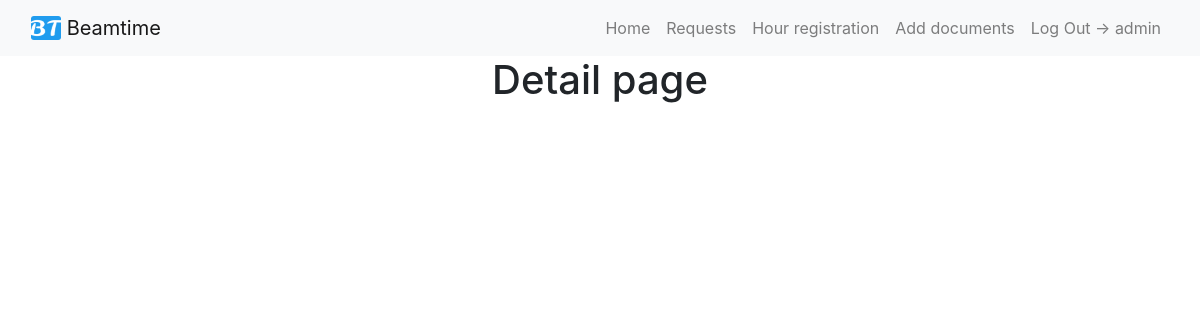
/beamrequest/PAC1234/detail/ (signed in), run on an earlier commit of the app's database.
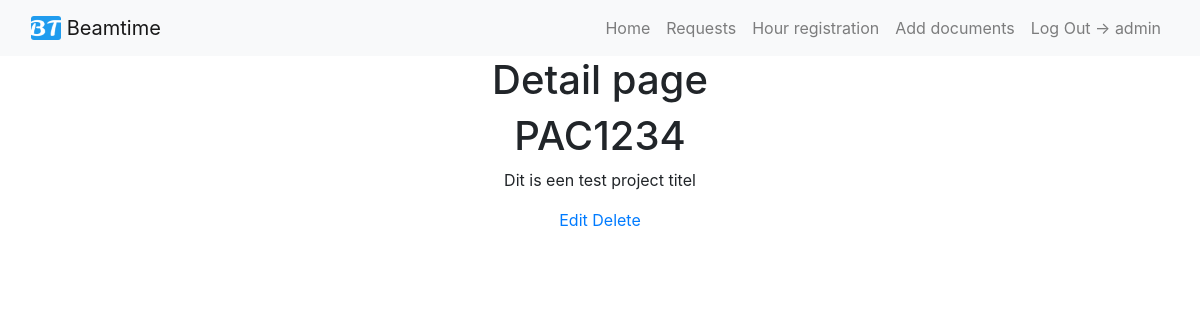
And on a later commit of the database.
### beamrequest/models.py (models this page shows, shortened)
class CreateBeamRequestModel(models.Model):
	SELECT		= 'Select'
	REQUEST		= 'Request'
	TENTATIVE	= 'Tentavive'
	ACCEPTED	= 'Accepted'
	CONFIRMED	= 'Confirmed'
	CANCELLED	= 'Cancelled'
	COMPLETED	= 'Completed'
	QUEUED		= 'Queued'
	STATUS_CHOICES = [
		(SELECT, ('Select an option')),
		(REQUEST, ('Request')),
		(TENTATIVE, ('Tentative')),
		(ACCEPTED,  ('Accepted')),
		(CONFIRMED, ('Confirmed')),
		(CANCELLED, ('Cancelled')),
		(COMPLETED, ('Completed')),
		(QUEUED, ('Queued')),
	]
	DIFBEAMS_CHOICES = [tuple([x,x]) for x in range(1,5)]
	SHIFTS_CHOICES = [tuple([x,x]) for x in range(1,17)]
	Project_Code = models.CharField(unique=True, max_length=20, blank = True)
	Pac_Rate = models.CharField(max_length=10, blank = True)
	Partrec_Contact_Name = models.CharField(max_length=50, blank = True)
	Partrec_Contact_Email = models.EmailField(blank = True)
	Previous_Experiment = models.CharField(max_length=200, blank = True)
	Status = models.CharField(max_length=25, choices=STATUS_CHOICES, default='SELECT')
	Project_Title = models.CharField(max_length=100, blank = True)
	Spokesperson_Name = models.CharField(max_length=50, blank = True)
	Spokesperson_Adress = models.CharField(max_length=50, blank = True)
	Spokesperson_Phonenumber = models.CharField(max_length=20, blank = True)
	Spokesperson_Email = models.EmailField(blank = True)
	Collaborator_Name = models.TextField(blank = True)
	Collaborator_Nationality = models.TextField(blank = True)
	Collaborator_Home_Institute = models.TextField(blank = True)
	Different_Beams = models.IntegerField(choices=DIFBEAMS_CHOICES, default='1')
	Shifts = models.IntegerField(choices=SHIFTS_CHOICES, default='1')
	Ion_Species = models.ForeignKey(IonSpecies, on_delete=models.CASCADE)
	Energy = ChainedForeignKey(Energys, chained_field="Ion_Species", chained_model_field="Ion_Species",	show_all=False,	auto_choose=True)
	Flux = models.CharField(max_length=50, blank = True, null = True)
	Start_Date = models.DateTimeField(blank = True, null=True)
	End_Date = models.DateTimeField(blank = True, null=True)
	Requiered_Equipment = models.TextField(blank = True)
	Special_Requirements = models.TextField(blank = True)
	Special_Safety_Procedures = models.TextField(blank = True)
	Lab_Support_Requirements = models.TextField(blank = True)
	Funded = models.TextField(blank = True)
	Summary = models.TextField(blank = True)

### beamrequest/views.py (the view)
# urls.py: path('<str:Project_Code>/detail/', beam_request_detail_page, name='detail'),
@staff_member_required
def beam_request_detail_page(request, Project_Code):
    page_title = 'Detail page'
    qs = CreateBeamRequestModel.objects.filter(Project_Code = Project_Code)
    template_name = 'request/detail.html'
    context = {'title': page_title, 'object_list': qs}
    return render(request, template_name, context)

### templates/request/detail.html
{% extends "base.html" %}
{% block content %}
{% for object in object_list %}
<h1>{{ object.Project_Code }}</h1>
<p>{{ object.Project_Title }}</p>
		<a href='/beamrequest/{{object.Project_Code}}/update/'>Edit</a>
		<a href='/beamrequest/{{object.Project_Code}}/delete/'>Delete</a>
{% endfor %}
{% endblock %}

### templates/base.html (shortened to what this page needs)
<!doctype html>
{% load static %}
<html lang="en">
  <head>
    {% load bootstrap4 %}
    {% bootstrap_css %}
    <link href="https://cdnjs.cloudflare.com/ajax/libs/bootstrap-datetimepicker/4.17.47/css/bootstrap-datetimepicker.css" type="text/css" media="all" rel="stylesheet">
    <link href="/static/bootstrap_datepicker_plus/css/datepicker-widget.css" type="text/css" media="all" rel="stylesheet">
    <link rel="stylesheet" type="text/css" href="{% static '/css/style.css' %}" media="screen"/>
  </head>
  <body>
    {% include 'navbar_main.html' %}
  	<div class='container-fluid'>
  		<div class='row'>
  			<div class='col-6 mx-auto'>
    			<center>
			<h1>{{title}}</h1>
			{% block content %}
			{% endblock %}
			</center>
    		</div>
		</div>
	</div>
  </body>
</html>

### templates/navbar_main.html (shortened to what this page needs)
{% load static %}
<nav class="navbar navbar-expand-lg navbar-light bg-light">
  <div class="container-fluid">
    <a class="navbar-brand">
     <img src="{% static '/img/favicon.ico' %}" alt="" width="30" height="24" class="d-inline-block align-text-top">
     Beamtime
    </a>
    <div class="collapse navbar-collapse" id="navbarSupportedContent">
      <ul class="navbar-nav me-auto mb-2 mb-lg-0 ml-auto">
        <li class="nav-item">
          <a class="nav-link" href="/">Home</a>
        </li>
        {% if user.is_authenticated %}
          <li class="nav-item">
            <a class="nav-link" href="/beamrequest/home">Requests</a>
          </li>
          <li class="nav-item">
            <a class="nav-link" href="/hours/home">Hour registration</a>
          </li>
          <li class="nav-item">
            <a class="nav-link" href="/documentation/home">Add documents</a>
          </li>
          <li class="nav-item">
            <a class="nav-link" href="{% url 'logout' %}">Log Out -> {{ user.username }}</a>
          </li>
        </ul>
        {% else %}
          <li class="nav-item">
            <a class="nav-link" href="{% url 'login' %}">Log In</a>
          </li>
        {% endif %}
    </div>
  </div>
</nav>

What changed in the data, as far as the page shows it:
now on this page (row edited): CreateBeamRequestModel: Project_Code "PAC1234", Project_Title "Dit is een test project titel"
